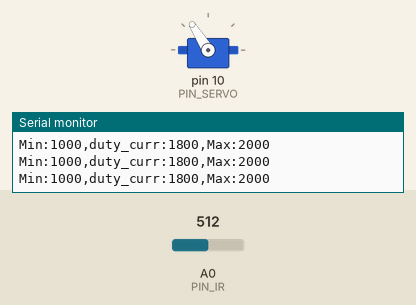
Simulated run of this sketch. Board: Arduino Uno, built with avr-gcc and run on an emulated ATmega328P. On the bench: servo, the last lines printed to the serial monitor. The test bench sets the inputs (shaded band); at power-on: A0 (PIN_IR) = 512.

Above: at 1.2 s.
1.3 s: A0 (PIN_IR) set to 322
2.8 s: A0 (PIN_IR) set to 299
At 3.1 s:
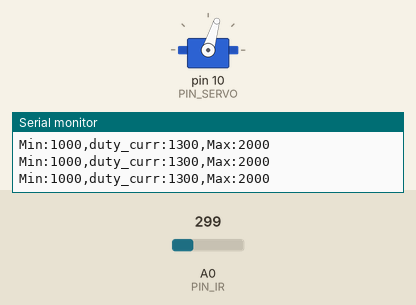
4.3 s: A0 (PIN_IR) set to 511
At 5.4 s:
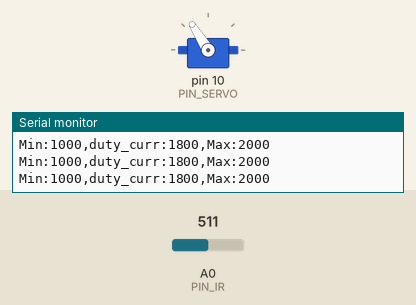
5.8 s: A0 (PIN_IR) set to 306
At 6.6 s:
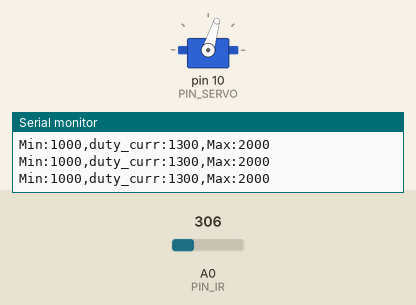
Timing chart, 0 to 8.3 s (numbered marks = the images above; inputs shaded):
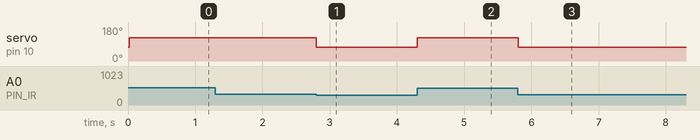

Measured:
- the behaviour switches between 308 and 307 on A0 (PIN_IR) (found by bisection; images 0 and 1)
- after the input at 2.8 s, servo on pin 10 (PIN_SERVO): 122° → 73° at once
- after the input at 4.3 s, servo on pin 10 (PIN_SERVO): 73° → 122° at once
- after the input at 5.8 s, servo on pin 10 (PIN_SERVO): 122° → 73° at once

The sketch:

21_bbc_20213062.ino
```cpp
#include <Servo.h>

// Arduino pin assignment
#define PIN_SERVO 10
#define PIN_IR A0

// configurable parameters
#define _DUTY_MIN 800 // servo full clockwise position (0 degree)
#define _DUTY_NEU 1550 // servo neutral position (90 degree)
#define _DUTY_MAX 2300 // servo full counterclockwise position (180 degree)

#define _POS_START (_DUTY_MIN + 500)
#define _POS_END (_DUTY_MAX - 500)

#define _SERVO_SPEED 60 // servo speed limit (unit: degree/second)
#define INTERVAL 20  // servo update interval

// global variables
unsigned long last_sampling_time; // unit: ms
int duty_chg_per_interval; // maximum duty difference per interval
int toggle_interval, toggle_interval_cnt;
float pause_time; // unit: sec
Servo myservo;
int duty_target, duty_curr;
int a, b;

void setup() {
// initialize GPIO pins
  myservo.attach(PIN_SERVO);
  duty_target = duty_curr = _POS_START;
  myservo.writeMicroseconds(duty_curr);

// initialize serial port
  Serial.begin(115200);

// convert angle speed into duty change per interval.
  duty_chg_per_interval = (float)(_DUTY_MAX - _DUTY_MIN) * _SERVO_SPEED / 180 * INTERVAL / 1000;

// remove next three lines after finding answers
//  Serial.print("duty_chg_per_interval:");
//  Serial.println(duty_chg_per_interval);
//  while(1) {}

// initialize variables for servo update.
  pause_time = 1;
  toggle_interval = (180.0 / _SERVO_SPEED + pause_time) * 1000 / INTERVAL;
  toggle_interval_cnt = toggle_interval;

// initialize last sampling time
  last_sampling_time = 0;

  a = 101;
  b = 267;
}

float ir_distance(void){ // return value unit: mm
    float val;
    float volt = float(analogRead(PIN_IR));
    val = ((6762.0/(volt-9.0))-4.0) * 10.0;
    return val;
}

void loop() {
// wait until next sampling time.
// millis() returns the number of milliseconds since the program started. Will overflow after 50 days.
  if(millis() < last_sampling_time + INTERVAL) return;

// adjust duty_curr toward duty_target by duty_chg_per_interval
//  if(duty_target > duty_curr) {
//    duty_curr += duty_chg_per_interval;
//    if(duty_curr > duty_target) duty_curr = duty_target;
//  }
//  else {
//    duty_curr -= duty_chg_per_interval;
//    if(duty_curr < duty_target) duty_curr = duty_target;
//  }

  float raw_dist = ir_distance();
  float dist_cali = 100.0 + 300.0 / (b - a) * (raw_dist - a);
  if(dist_cali > 255){
    duty_curr = _POS_START;
  }
  else{
    duty_curr = _POS_END;
  }

// update servo position
  myservo.writeMicroseconds(duty_curr);

// output the read value to the serial port
  Serial.print("Min:1000,duty_curr:");
  Serial.print(duty_curr);
  Serial.println(",Max:2000");

// toggle duty_target between _DUTY_MIN and _DUTY_MAX.
  if(toggle_interval_cnt >= toggle_interval) {
    toggle_interval_cnt = 0;
//    if(duty_target == _POS_START) duty_target = _POS_END;
//    else duty_target = _POS_START;
  }
  else {
    toggle_interval_cnt++;
  }

// update last sampling time
  last_sampling_time += INTERVAL;
}
```
